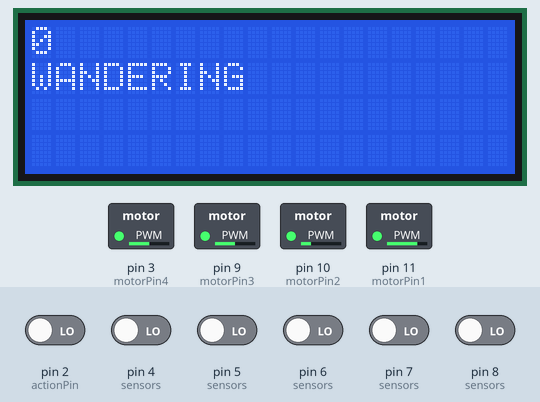
The sketch below on a simulated Arduino Uno, built with avr-gcc and run on an emulated ATmega328P. On the bench: 20×4 character LCD, switched loads named in the sketch (green lamp = pin HIGH). The test bench sets the inputs (shaded band); at power-on: pin 2 (actionPin), pin 4 (sensors), pin 5 (sensors), pin 6 (sensors), pin 7 (sensors), pin 8 (sensors) LOW. Random numbers use the default seed unless the sketch sets one; what the sketch prints to the serial monitor is not drawn.

Above: at 1.2 s.
1.3 s: pin 5 (sensors) driven HIGH
At 2.3 s:
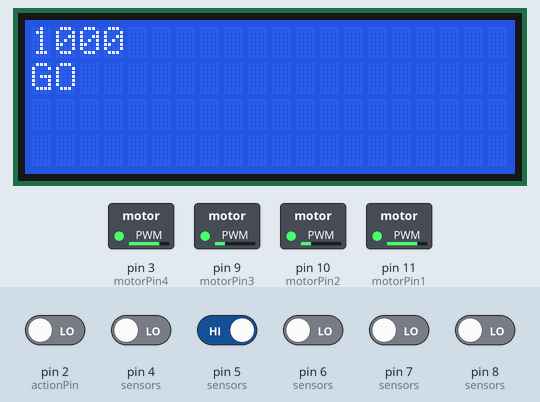
2.9 s: pin 4 (sensors) driven HIGH
At 3.9 s:
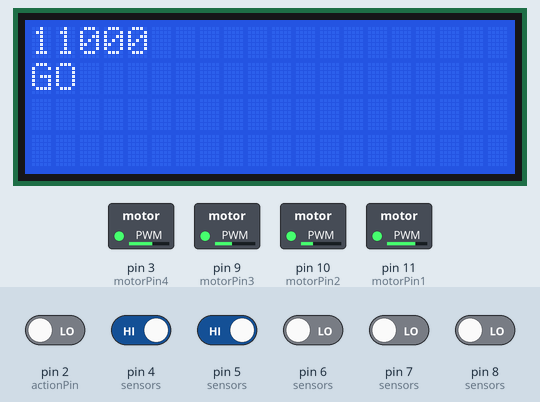
4.5 s: pin 6 (sensors) driven HIGH
At 5.4 s:
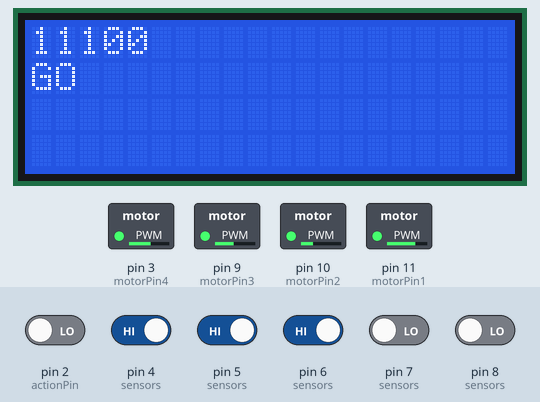
6.1 s: pin 7 (sensors) driven HIGH
At 7.0 s:
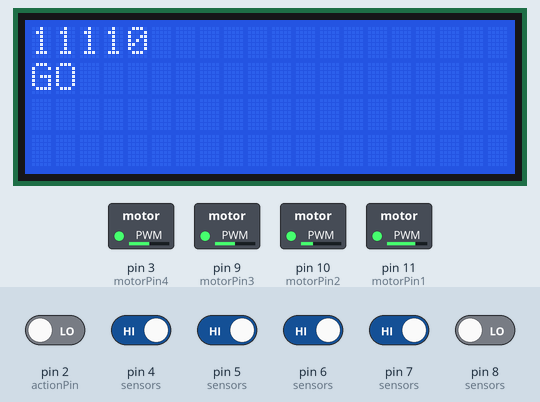
7.7 s: pin 8 (sensors) driven HIGH
At 8.8 s:
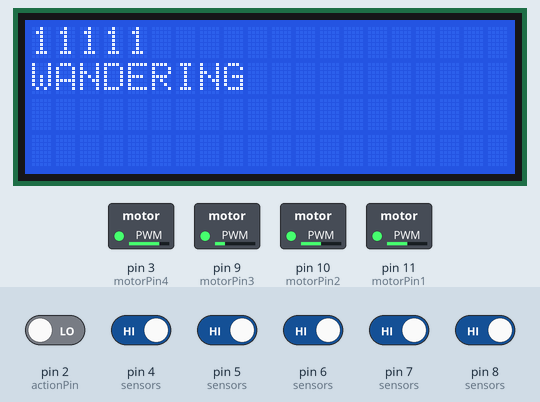
9.3 s: pin 4 (sensors) driven LOW
At 10.1 s:
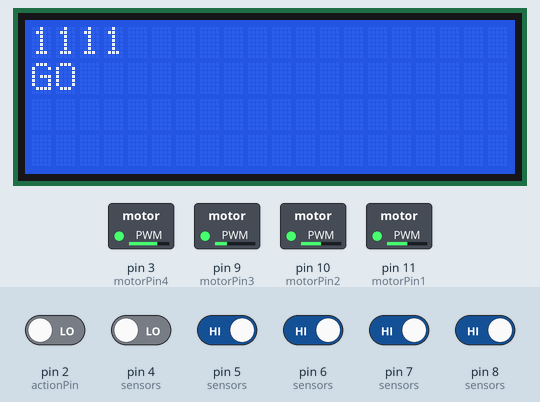
Timing chart, 0 to 11.9 s (numbered marks = the images above; inputs shaded):
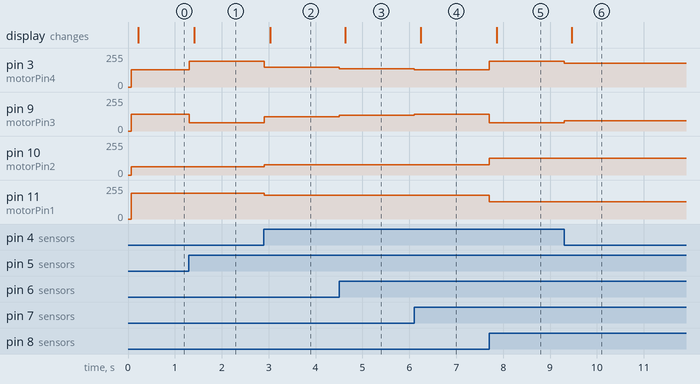

Measured:
- after the input at 1.3 s, pin 3 (motorPin4): 128/255 → 192/255 at once; pin 9 (motorPin3): 127/255 → 63/255 at once; the display: changes after 0.12 s (image 1)
- after the input at 2.9 s, pin 3 (motorPin4): 192/255 → 148/255 at once; pin 9 (motorPin3): 63/255 → 107/255 at once; pin 10 (motorPin2): 63/255 → 76/255 at once; pin 11 (motorPin1): 192/255 → 179/255 at once; the display: changes after 0.13 s (image 2)
- after the input at 4.5 s, pin 3 (motorPin4): 148/255 → 138/255 at once; pin 9 (motorPin3): 107/255 → 117/255 at once; the display: changes after 0.14 s (image 3)
- after the input at 6.1 s, pin 3 (motorPin4): 138/255 → 128/255 at once; pin 9 (motorPin3): 117/255 → 127/255 at once; the display: changes after 0.15 s (image 4)
- after the input at 7.7 s, pin 3 (motorPin4): 128/255 → 192/255 at once; pin 9 (motorPin3): 127/255 → 63/255 at once; pin 10 (motorPin2): 76/255 → 127/255 at once; pin 11 (motorPin1): 179/255 → 128/255 at once; the display: changes after 0.16 s (image 5)
- after the input at 9.3 s, pin 3 (motorPin4): 192/255 → 179/255 at once; pin 9 (motorPin3): 63/255 → 76/255 at once; the display: changes after 0.16 s (image 6)

The sketch:

SteeringControl_01_infante.ino
```cpp
#include "steer.h"
#include "lineFollower.h"
#include <LiquidCrystal_I2C.h>

// estados de control general del robot
#define GO 1 // el robot avanza - usa el lineFollower
#define NO_GO 2
#define WANDERING 4
#define LOOKING_FOR_MUM 8
#define BREEDING 16

LiquidCrystal_I2C lcd(0x27, 20, 4); // set the LCD address to 0x27 for a 16 chars and 2 line display
static const char * TAG = "infante";

int state = GO;
int actionPin = 2;

void actionChage() {
  state = NO_GO;
  if (digitalRead(actionPin)) state = GO;
}


void setup()
{
  Serial.begin(115200);
  Serial.println("Booting");

  lcd.init();
  lcd.backlight();

  pinMode(actionPin, INPUT);
  attachInterrupt(digitalPinToInterrupt(actionPin), actionChage, CHANGE);

  lineFollowerSetup();
  steerSetup();

}

int max = 500;
int med = 400;
int min = 300;

// int delayed = 0;
long lastTime = 0;
int fps = 200; // ms tiempo de refresh

char *currentStatus;
char go_str[] = "GO";
char nogo_str[] = "NOGO";
char wandering_str[] = "WANDERING";
char whoknows_str[] = "WTF ???";

void loop()
{
  readSensors();
  updateSensors();

  switch (state) {
  case GO:
    walkTheLine(status);
    currentStatus = go_str;
    break;

  case NO_GO:
    stop();
    currentStatus = nogo_str;
    break;

  case WANDERING:
    if (status != B00000000 && status != B00011111) state = GO;
    currentStatus = wandering_str;
    break;

  default:
    stop();
    currentStatus = whoknows_str;
    break;
  }

  renderLcd();

}


void renderLcd() {

  if (millis() > lastTime + fps) {
    lastTime = millis();

    lcd.clear();
    lcd.setCursor(0, 0);
    lcd.print("");
    lcd.print(String(status, BIN));

    lcd.setCursor(0, 1);
    lcd.print("");
    lcd.print(currentStatus);

  }

}


void walkTheLine(byte status) {

  switch (status) {
  case B00010000: // -1
    drive(med, 500);
    run();
    break;

  case B00011000: // -10
    drive(med, 600);
    run();
    break;

  case B00011100: // -100
    drive(med, 800);
    run();
    break;

  case B00011110: // -1000
    drive(med, 1000);
    run();
    break;

  case B00011111: // OUT
    state = WANDERING;
    intersection(max);
    break;

  case B00001111: // 1000
    drive(med, -1000);
    run();
    break;

  case B00000111: // 100
    drive(med, -800);
    run();
    break;

  case B00000011: // 10
    drive(med, -600);
    run();
    break;

  case B00000001: // 1
    drive(med, -500);
    run();
    break;

  case B00000000: // CROSS
    state = WANDERING;
    intersection(max);
    break;

  default:
    drive(max, 0);
    run();
  break;
  }
}


float ease(float p, float c, float f) {
  return (p * f) + (c * (1 - f));
}
```

lineFollower.h
```cpp
#include "Arduino.h"

// SENSORES SEGUIDOR DE LINEA
// los sensores estan definidos viendo al robot desde arriba
// L1 L2 -- -- R2 R1
const int CNY_L1 = 8;  // S1 en el sensor nuevo
const int CNY_L2 = 7;	// S2
const int CNY_CE = 6;
const int CNY_R2 = 5;
const int CNY_R1 = 4;

int sensors[] = {CNY_L1, CNY_L2, CNY_CE, CNY_R2, CNY_R1};
int blackValue[sizeof(sensors)/sizeof(int)];
int sensorsValue[sizeof(sensors)/sizeof(int)];
byte status = 0;

void lineFollowerSetup()
{
	for(int i = 0; i < sizeof(sensors)/sizeof(int); i++) pinMode(sensors[i], INPUT);
}

void updateSensors(){
	status = 0;
	for(int i = 0; i < sizeof(sensors)/sizeof(int); i++){
		byte value = sensorsValue[i] > 0 ? 1 : 0; // 0 estoy en la linea, 1 me sali
		status |= value << i;
	}
}


void readSensors()
{
	for(int i = 0; i < sizeof(sensors)/sizeof(int); i++) {
		sensorsValue[i] = digitalRead(sensors[i]); // ease(digitalRead(sensors[i]), sensorsValue[i], factor);
		Serial.print(sensorsValue[i]);
		Serial.print("\t");
	}

	Serial.println();

}
```

steer.h
```cpp
#include "Arduino.h"


// Differential Steering Joystick Algorithm
// ========================================
//   by Calvin Hass
//   https://www.impulseadventure.com/elec/
//
// Converts a single dual-axis joystick into a differential
// drive motor control, with support for both drive, turn
// and pivot operations.
//

// https://www.impulseadventure.com/elec/robot-differential-steering.html
// https://www.mathworks.com/help/supportpkg/arduino/examples/arduino-robot-line-follower-application.html
// PWM en mega del 0 al 13, 44, 45 y 46
// Motor A
const int motorPin1 = 11;
const int motorPin2 = 10;


// Motor B
const int motorPin3 = 9;
const int motorPin4 = 3;


// INPUTS
int xv = 0; // x -1000/1000
int yv = 0; // y -1000/1000

int m1 = 0;
int m2 = 0;
int m3 = 0;
int m4 = 0;


// OUTPUTS
int     nMotMixL;           // Motor (left)  mixed output           (-128..+127)
int     nMotMixR;           // Motor (right) mixed output           (-128..+127)

int rwheel = 0;
int lwheel = 0;


// CONFIG
// - fPivYLimt  : The threshold at which the pivot action starts
//                This threshold is measured in units on the Y-axis
//                away from the X-axis (Y=0). A greater value will assign
//                more of the joystick's range to pivot actions.
//                Allowable range: (0..+127)
float fPivYLimit = 800.0;

// TEMP VARIABLES
float   nMotPremixL;    // Motor (left)  premixed output        (-128..+127)
float   nMotPremixR;    // Motor (right) premixed output        (-128..+127)
float     nPivSpeed;      // Pivot Speed                          (-128..+127)
float   fPivScale;      // Balance scale b/w drive and pivot    (   0..1   )


void steerSetup()
{
	// Set pins as outputs
	pinMode(motorPin1, OUTPUT);
	pinMode(motorPin2, OUTPUT);
	pinMode(motorPin3, OUTPUT);
	pinMode(motorPin4, OUTPUT);

}

void motors(int m1, int m2)
{
	lwheel = m1;
	rwheel = m2;
}


void drive(float yv, float xv) {

	yv = -yv;
	xv = -xv;
	// Calculate Drive Turn output due to Joystick X input
	if (yv >= 0) {
		// Forward
		nMotPremixL = (xv >= 0) ? 1000.0 : (1000.0 + xv);
		nMotPremixR = (xv >= 0) ? (1000.0 - xv) : 1000.0;
	} else {
		// Reverse
		nMotPremixL = (xv >= 0) ? (1000.0 - xv) : 1000.0;
		nMotPremixR = (xv >= 0) ? 1000.0 : (1000.0 + xv);
	}

// Scale Drive output due to Joystick Y input (throttle)
	nMotPremixL = nMotPremixL * yv / 1000.0;
	nMotPremixR = nMotPremixR * yv / 1000.0;

// Now calculate pivot amount
// - Strength of pivot (nPivSpeed) based on Joystick X input
// - Blending of pivot vs drive (fPivScale) based on Joystick Y input
	nPivSpeed = xv;
	fPivScale = (abs(xv) > fPivYLimit) ? 0.0 : (1.0 - abs(yv) / fPivYLimit);

// Calculate final mix of Drive and Pivot
	nMotMixL = (1.0 - fPivScale) * nMotPremixL + fPivScale * ( nPivSpeed);
	nMotMixR = (1.0 - fPivScale) * nMotPremixR + fPivScale * (-nPivSpeed);

	motors(nMotPremixL, nMotPremixR);

}

int pauseDelay = 0;
long lastPause = 0;

void run()
{
	m1 = map(lwheel, -1000, 1000, 255, 0);
	m2 = map(lwheel, -1000, 1000, 0, 255);

	m3 = map(rwheel, -1000, 1000, 0, 255);
	m4 = map(rwheel, -1000, 1000, 255, 0);

	analogWrite(motorPin1, m1);
	analogWrite(motorPin2, m2);

	analogWrite(motorPin3, m3);
	analogWrite(motorPin4, m4);
}

void stop(){
	drive(0,0);
	run();
}

void intersection(int speed) {
  drive(speed, (random(1000) < 500 ) ? -1000 : 1000);
  run();
}
```
